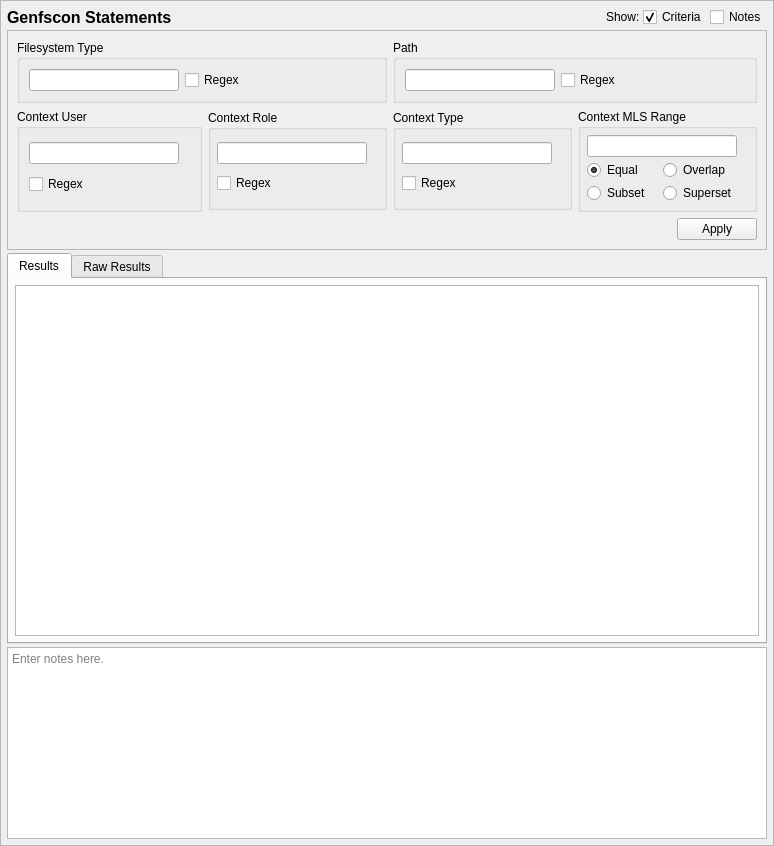
<?xml version="1.0" encoding="UTF-8"?>
<ui version="4.0">
 <class>GenfsconQueryTab_ui</class>
 <widget class="QScrollArea" name="GenfsconQueryTab_ui">
  <property name="geometry">
   <rect>
    <x>0</x>
    <y>0</y>
    <width>774</width>
    <height>846</height>
   </rect>
  </property>
  <property name="sizeAdjustPolicy">
   <enum>QAbstractScrollArea::AdjustToContents</enum>
  </property>
  <property name="widgetResizable">
   <bool>true</bool>
  </property>
  <widget class="QWidget" name="contents">
   <property name="geometry">
    <rect>
     <x>0</x>
     <y>0</y>
     <width>772</width>
     <height>844</height>
    </rect>
   </property>
   <property name="minimumSize">
    <size>
     <width>0</width>
     <height>0</height>
    </size>
   </property>
   <layout class="QGridLayout" name="gridLayout_9">
    <property name="leftMargin">
     <number>6</number>
    </property>
    <property name="topMargin">
     <number>6</number>
    </property>
    <property name="rightMargin">
     <number>6</number>
    </property>
    <property name="bottomMargin">
     <number>6</number>
    </property>
    <property name="spacing">
     <number>3</number>
    </property>
    <item row="3" column="0" colspan="5">
     <widget class="QTextEdit" name="notes">
      <property name="sizePolicy">
       <sizepolicy hsizetype="Preferred" vsizetype="Preferred">
        <horstretch>0</horstretch>
        <verstretch>0</verstretch>
       </sizepolicy>
      </property>
      <property name="minimumSize">
       <size>
        <width>0</width>
        <height>80</height>
       </size>
      </property>
      <property name="toolTip">
       <string>Optionally enter notes here about the query.</string>
      </property>
      <property name="placeholderText">
       <string>Enter notes here.</string>
      </property>
     </widget>
    </item>
    <item row="0" column="4">
     <widget class="QCheckBox" name="notes_expander">
      <property name="toolTip">
       <string>Show or hide the notes field (no data is lost)</string>
      </property>
      <property name="text">
       <string>Notes</string>
      </property>
     </widget>
    </item>
    <item row="0" column="3">
     <widget class="QCheckBox" name="criteria_expander">
      <property name="toolTip">
       <string>Show or hide the search criteria (no settings are lost)</string>
      </property>
      <property name="text">
       <string>Criteria</string>
      </property>
      <property name="checked">
       <bool>true</bool>
      </property>
     </widget>
    </item>
    <item row="0" column="0">
     <widget class="QLabel" name="label">
      <property name="sizePolicy">
       <sizepolicy hsizetype="Preferred" vsizetype="Fixed">
        <horstretch>0</horstretch>
        <verstretch>0</verstretch>
       </sizepolicy>
      </property>
      <property name="maximumSize">
       <size>
        <width>16777215</width>
        <height>20</height>
       </size>
      </property>
      <property name="font">
       <font>
        <pointsize>12</pointsize>
        <weight>75</weight>
        <bold>true</bold>
       </font>
      </property>
      <property name="text">
       <string>Genfscon Statements</string>
      </property>
     </widget>
    </item>
    <item row="0" column="2">
     <widget class="QLabel" name="label_2">
      <property name="text">
       <string>Show:</string>
      </property>
     </widget>
    </item>
    <item row="0" column="1">
     <spacer name="horizontalSpacer_5">
      <property name="orientation">
       <enum>Qt::Horizontal</enum>
      </property>
      <property name="sizeHint" stdset="0">
       <size>
        <width>40</width>
        <height>20</height>
       </size>
      </property>
     </spacer>
    </item>
    <item row="2" column="0" colspan="5">
     <widget class="QTabWidget" name="results_frame">
      <property name="sizePolicy">
       <sizepolicy hsizetype="Preferred" vsizetype="MinimumExpanding">
        <horstretch>0</horstretch>
        <verstretch>1</verstretch>
       </sizepolicy>
      </property>
      <property name="currentIndex">
       <number>0</number>
      </property>
      <widget class="QWidget" name="results_framePage1">
       <property name="sizePolicy">
        <sizepolicy hsizetype="Preferred" vsizetype="MinimumExpanding">
         <horstretch>0</horstretch>
         <verstretch>0</verstretch>
        </sizepolicy>
       </property>
       <attribute name="title">
        <string>Results</string>
       </attribute>
       <layout class="QVBoxLayout" name="verticalLayout_3">
        <property name="leftMargin">
         <number>6</number>
        </property>
        <property name="topMargin">
         <number>6</number>
        </property>
        <property name="rightMargin">
         <number>6</number>
        </property>
        <property name="bottomMargin">
         <number>6</number>
        </property>
        <item>
         <widget class="SEToolsTableView" name="table_results">
          <property name="sizePolicy">
           <sizepolicy hsizetype="Preferred" vsizetype="MinimumExpanding">
            <horstretch>0</horstretch>
            <verstretch>0</verstretch>
           </sizepolicy>
          </property>
          <property name="sizeAdjustPolicy">
           <enum>QAbstractScrollArea::AdjustIgnored</enum>
          </property>
          <property name="alternatingRowColors">
           <bool>true</bool>
          </property>
          <property name="sortingEnabled">
           <bool>true</bool>
          </property>
         </widget>
        </item>
       </layout>
      </widget>
      <widget class="QWidget" name="results_framePage2">
       <property name="sizePolicy">
        <sizepolicy hsizetype="Preferred" vsizetype="MinimumExpanding">
         <horstretch>0</horstretch>
         <verstretch>0</verstretch>
        </sizepolicy>
       </property>
       <attribute name="title">
        <string>Raw Results</string>
       </attribute>
       <layout class="QVBoxLayout" name="verticalLayout_2">
        <property name="leftMargin">
         <number>6</number>
        </property>
        <property name="topMargin">
         <number>6</number>
        </property>
        <property name="rightMargin">
         <number>6</number>
        </property>
        <property name="bottomMargin">
         <number>6</number>
        </property>
        <item>
         <widget class="QPlainTextEdit" name="raw_results">
          <property name="sizePolicy">
           <sizepolicy hsizetype="Preferred" vsizetype="MinimumExpanding">
            <horstretch>0</horstretch>
            <verstretch>0</verstretch>
           </sizepolicy>
          </property>
          <property name="minimumSize">
           <size>
            <width>0</width>
            <height>0</height>
           </size>
          </property>
          <property name="font">
           <font>
            <family>Monospace</family>
           </font>
          </property>
          <property name="documentTitle">
           <string/>
          </property>
          <property name="lineWrapMode">
           <enum>QPlainTextEdit::NoWrap</enum>
          </property>
          <property name="readOnly">
           <bool>true</bool>
          </property>
         </widget>
        </item>
       </layout>
      </widget>
     </widget>
    </item>
    <item row="1" column="0" colspan="5">
     <widget class="QFrame" name="criteria_frame">
      <property name="maximumSize">
       <size>
        <width>16777215</width>
        <height>16777215</height>
       </size>
      </property>
      <property name="frameShape">
       <enum>QFrame::StyledPanel</enum>
      </property>
      <property name="frameShadow">
       <enum>QFrame::Raised</enum>
      </property>
      <layout class="QGridLayout" name="gridLayout">
       <item row="0" column="0" colspan="2">
        <widget class="QGroupBox" name="fs_criteria">
         <property name="title">
          <string>Filesystem Type</string>
         </property>
         <layout class="QGridLayout" name="gridLayout_7">
          <item row="0" column="1">
           <widget class="QCheckBox" name="fs_regex">
            <property name="toolTip">
             <string>Use regular expressions to match the filesystem type.</string>
            </property>
            <property name="text">
             <string>Regex</string>
            </property>
           </widget>
          </item>
          <item row="0" column="0">
           <widget class="QLineEdit" name="fs">
            <property name="sizePolicy">
             <sizepolicy hsizetype="Preferred" vsizetype="Fixed">
              <horstretch>0</horstretch>
              <verstretch>0</verstretch>
             </sizepolicy>
            </property>
            <property name="minimumSize">
             <size>
              <width>150</width>
              <height>0</height>
             </size>
            </property>
            <property name="maximumSize">
             <size>
              <width>250</width>
              <height>16777215</height>
             </size>
            </property>
           </widget>
          </item>
          <item row="0" column="2">
           <spacer name="horizontalSpacer_2">
            <property name="orientation">
             <enum>Qt::Horizontal</enum>
            </property>
            <property name="sizeHint" stdset="0">
             <size>
              <width>40</width>
              <height>20</height>
             </size>
            </property>
           </spacer>
          </item>
         </layout>
        </widget>
       </item>
       <item row="0" column="2" colspan="2">
        <widget class="QGroupBox" name="path_criteria">
         <property name="title">
          <string>Path</string>
         </property>
         <layout class="QGridLayout" name="gridLayout_10">
          <item row="0" column="1">
           <widget class="QCheckBox" name="path_regex">
            <property name="toolTip">
             <string>Use regular expressions to match the filesystem type.</string>
            </property>
            <property name="text">
             <string>Regex</string>
            </property>
           </widget>
          </item>
          <item row="0" column="0">
           <widget class="QLineEdit" name="path">
            <property name="sizePolicy">
             <sizepolicy hsizetype="Preferred" vsizetype="Fixed">
              <horstretch>0</horstretch>
              <verstretch>0</verstretch>
             </sizepolicy>
            </property>
            <property name="minimumSize">
             <size>
              <width>150</width>
              <height>0</height>
             </size>
            </property>
            <property name="maximumSize">
             <size>
              <width>250</width>
              <height>16777215</height>
             </size>
            </property>
           </widget>
          </item>
          <item row="0" column="2">
           <spacer name="horizontalSpacer_8">
            <property name="orientation">
             <enum>Qt::Horizontal</enum>
            </property>
            <property name="sizeHint" stdset="0">
             <size>
              <width>40</width>
              <height>20</height>
             </size>
            </property>
           </spacer>
          </item>
         </layout>
        </widget>
       </item>
       <item row="1" column="0">
        <widget class="QGroupBox" name="user_critera">
         <property name="title">
          <string>Context User</string>
         </property>
         <layout class="QGridLayout" name="gridLayout_6">
          <item row="0" column="0">
           <widget class="QLineEdit" name="user">
            <property name="sizePolicy">
             <sizepolicy hsizetype="Preferred" vsizetype="Fixed">
              <horstretch>0</horstretch>
              <verstretch>0</verstretch>
             </sizepolicy>
            </property>
            <property name="minimumSize">
             <size>
              <width>150</width>
              <height>0</height>
             </size>
            </property>
           </widget>
          </item>
          <item row="1" column="0">
           <widget class="QCheckBox" name="user_regex">
            <property name="toolTip">
             <string>Use regular expressions to match the context's user.</string>
            </property>
            <property name="text">
             <string>Regex</string>
            </property>
           </widget>
          </item>
          <item row="0" column="1">
           <spacer name="horizontalSpacer_3">
            <property name="orientation">
             <enum>Qt::Horizontal</enum>
            </property>
            <property name="sizeHint" stdset="0">
             <size>
              <width>40</width>
              <height>20</height>
             </size>
            </property>
           </spacer>
          </item>
         </layout>
        </widget>
       </item>
       <item row="1" column="1">
        <widget class="QGroupBox" name="role_criteria">
         <property name="maximumSize">
          <size>
           <width>16777215</width>
           <height>100</height>
          </size>
         </property>
         <property name="title">
          <string>Context Role</string>
         </property>
         <layout class="QGridLayout" name="gridLayout_2">
          <property name="leftMargin">
           <number>6</number>
          </property>
          <property name="topMargin">
           <number>6</number>
          </property>
          <property name="rightMargin">
           <number>6</number>
          </property>
          <property name="bottomMargin">
           <number>6</number>
          </property>
          <property name="spacing">
           <number>3</number>
          </property>
          <item row="0" column="0">
           <widget class="QLineEdit" name="role">
            <property name="sizePolicy">
             <sizepolicy hsizetype="Preferred" vsizetype="Fixed">
              <horstretch>0</horstretch>
              <verstretch>0</verstretch>
             </sizepolicy>
            </property>
            <property name="minimumSize">
             <size>
              <width>150</width>
              <height>0</height>
             </size>
            </property>
            <property name="maximumSize">
             <size>
              <width>250</width>
              <height>16777215</height>
             </size>
            </property>
           </widget>
          </item>
          <item row="1" column="0">
           <widget class="QCheckBox" name="role_regex">
            <property name="enabled">
             <bool>true</bool>
            </property>
            <property name="toolTip">
             <string>Use regular expressions to match the context's role.</string>
            </property>
            <property name="text">
             <string>Regex</string>
            </property>
           </widget>
          </item>
          <item row="0" column="1">
           <spacer name="horizontalSpacer_4">
            <property name="orientation">
             <enum>Qt::Horizontal</enum>
            </property>
            <property name="sizeHint" stdset="0">
             <size>
              <width>40</width>
              <height>20</height>
             </size>
            </property>
           </spacer>
          </item>
         </layout>
        </widget>
       </item>
       <item row="1" column="2">
        <widget class="QGroupBox" name="type_criteria">
         <property name="maximumSize">
          <size>
           <width>16777215</width>
           <height>100</height>
          </size>
         </property>
         <property name="title">
          <string>Context Type</string>
         </property>
         <layout class="QGridLayout" name="gridLayout_5">
          <property name="leftMargin">
           <number>6</number>
          </property>
          <property name="topMargin">
           <number>6</number>
          </property>
          <property name="rightMargin">
           <number>6</number>
          </property>
          <property name="bottomMargin">
           <number>6</number>
          </property>
          <property name="spacing">
           <number>3</number>
          </property>
          <item row="1" column="1">
           <widget class="QCheckBox" name="type_regex">
            <property name="toolTip">
             <string>Use regular expressions to match the context's type.</string>
            </property>
            <property name="text">
             <string>Regex</string>
            </property>
           </widget>
          </item>
          <item row="0" column="1">
           <widget class="QLineEdit" name="type_">
            <property name="sizePolicy">
             <sizepolicy hsizetype="Preferred" vsizetype="Fixed">
              <horstretch>0</horstretch>
              <verstretch>0</verstretch>
             </sizepolicy>
            </property>
            <property name="minimumSize">
             <size>
              <width>150</width>
              <height>0</height>
             </size>
            </property>
            <property name="maximumSize">
             <size>
              <width>250</width>
              <height>16777215</height>
             </size>
            </property>
           </widget>
          </item>
          <item row="0" column="2">
           <spacer name="horizontalSpacer_6">
            <property name="orientation">
             <enum>Qt::Horizontal</enum>
            </property>
            <property name="sizeHint" stdset="0">
             <size>
              <width>40</width>
              <height>20</height>
             </size>
            </property>
           </spacer>
          </item>
         </layout>
        </widget>
       </item>
       <item row="1" column="3">
        <widget class="QGroupBox" name="range_criteria">
         <property name="maximumSize">
          <size>
           <width>16777215</width>
           <height>16777215</height>
          </size>
         </property>
         <property name="title">
          <string>Context MLS Range</string>
         </property>
         <layout class="QGridLayout" name="gridLayout_8">
          <property name="leftMargin">
           <number>6</number>
          </property>
          <property name="topMargin">
           <number>6</number>
          </property>
          <property name="rightMargin">
           <number>6</number>
          </property>
          <property name="bottomMargin">
           <number>6</number>
          </property>
          <property name="spacing">
           <number>3</number>
          </property>
          <item row="2" column="1">
           <widget class="QRadioButton" name="range_exact">
            <property name="toolTip">
             <string>Match the context's range if the criteria is equal to the context's range.</string>
            </property>
            <property name="text">
             <string>Equal</string>
            </property>
            <property name="checked">
             <bool>true</bool>
            </property>
           </widget>
          </item>
          <item row="2" column="2">
           <widget class="QRadioButton" name="range_overlap">
            <property name="toolTip">
             <string>Match the context's range if the criteria overlaps the context's range.</string>
            </property>
            <property name="text">
             <string>Overlap</string>
            </property>
           </widget>
          </item>
          <item row="3" column="1">
           <widget class="QRadioButton" name="range_subset">
            <property name="toolTip">
             <string>Match the context's range if the criteria is a subset of the context's range.</string>
            </property>
            <property name="text">
             <string>Subset</string>
            </property>
           </widget>
          </item>
          <item row="3" column="2">
           <widget class="QRadioButton" name="range_superset">
            <property name="toolTip">
             <string>Match the context's range if the criteria is a superset to the context's range.</string>
            </property>
            <property name="text">
             <string>Superset</string>
            </property>
           </widget>
          </item>
          <item row="1" column="1" colspan="2">
           <widget class="QLineEdit" name="range_">
            <property name="sizePolicy">
             <sizepolicy hsizetype="Preferred" vsizetype="Fixed">
              <horstretch>0</horstretch>
              <verstretch>0</verstretch>
             </sizepolicy>
            </property>
            <property name="minimumSize">
             <size>
              <width>150</width>
              <height>20</height>
             </size>
            </property>
            <property name="maximumSize">
             <size>
              <width>250</width>
              <height>16777215</height>
             </size>
            </property>
           </widget>
          </item>
          <item row="1" column="3">
           <spacer name="horizontalSpacer_7">
            <property name="orientation">
             <enum>Qt::Horizontal</enum>
            </property>
            <property name="sizeHint" stdset="0">
             <size>
              <width>40</width>
              <height>20</height>
             </size>
            </property>
           </spacer>
          </item>
         </layout>
        </widget>
       </item>
       <item row="2" column="0" colspan="4">
        <widget class="QDialogButtonBox" name="buttonBox">
         <property name="standardButtons">
          <set>QDialogButtonBox::Apply</set>
         </property>
        </widget>
       </item>
      </layout>
     </widget>
    </item>
   </layout>
  </widget>
 </widget>
 <customwidgets>
  <customwidget>
   <class>SEToolsTableView</class>
   <extends>QTableView</extends>
   <header>setoolsgui/tableview.h</header>
  </customwidget>
 </customwidgets>
 <tabstops>
  <tabstop>criteria_expander</tabstop>
  <tabstop>notes_expander</tabstop>
  <tabstop>fs</tabstop>
  <tabstop>fs_regex</tabstop>
  <tabstop>path</tabstop>
  <tabstop>path_regex</tabstop>
  <tabstop>user</tabstop>
  <tabstop>user_regex</tabstop>
  <tabstop>role</tabstop>
  <tabstop>role_regex</tabstop>
  <tabstop>type_</tabstop>
  <tabstop>type_regex</tabstop>
  <tabstop>range_</tabstop>
  <tabstop>range_exact</tabstop>
  <tabstop>range_subset</tabstop>
  <tabstop>range_overlap</tabstop>
  <tabstop>range_superset</tabstop>
  <tabstop>results_frame</tabstop>
  <tabstop>table_results</tabstop>
  <tabstop>notes</tabstop>
  <tabstop>raw_results</tabstop>
 </tabstops>
 <resources/>
 <connections>
  <connection>
   <sender>criteria_expander</sender>
   <signal>toggled(bool)</signal>
   <receiver>criteria_frame</receiver>
   <slot>setVisible(bool)</slot>
   <hints>
    <hint type="sourcelabel">
     <x>592</x>
     <y>16</y>
    </hint>
    <hint type="destinationlabel">
     <x>386</x>
     <y>232</y>
    </hint>
   </hints>
  </connection>
  <connection>
   <sender>notes_expander</sender>
   <signal>toggled(bool)</signal>
   <receiver>notes</receiver>
   <slot>setVisible(bool)</slot>
   <hints>
    <hint type="sourcelabel">
     <x>735</x>
     <y>16</y>
    </hint>
    <hint type="destinationlabel">
     <x>386</x>
     <y>756</y>
    </hint>
   </hints>
  </connection>
 </connections>
</ui>
